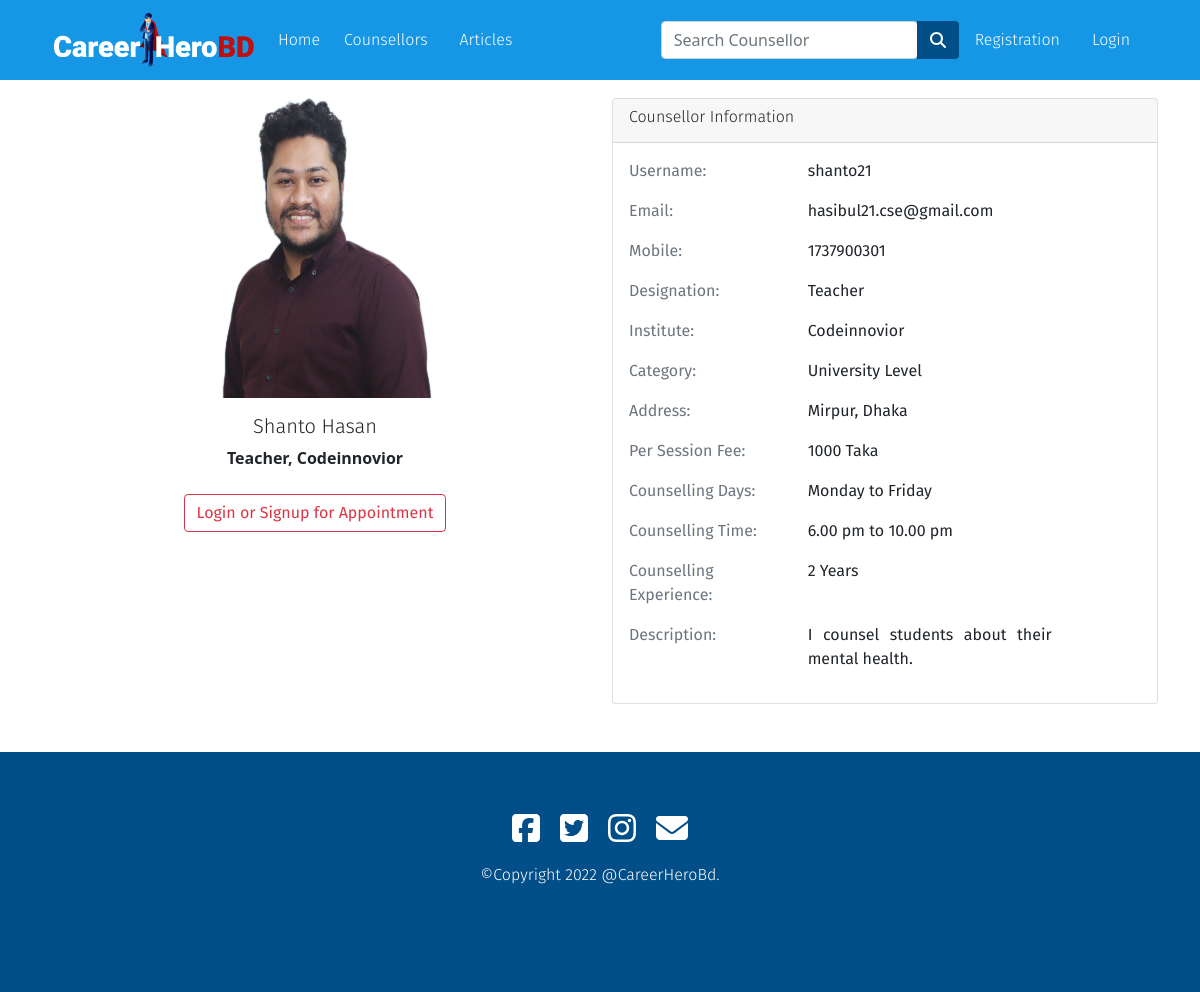
Page /counselor_profile/1/ on the earlier database version.
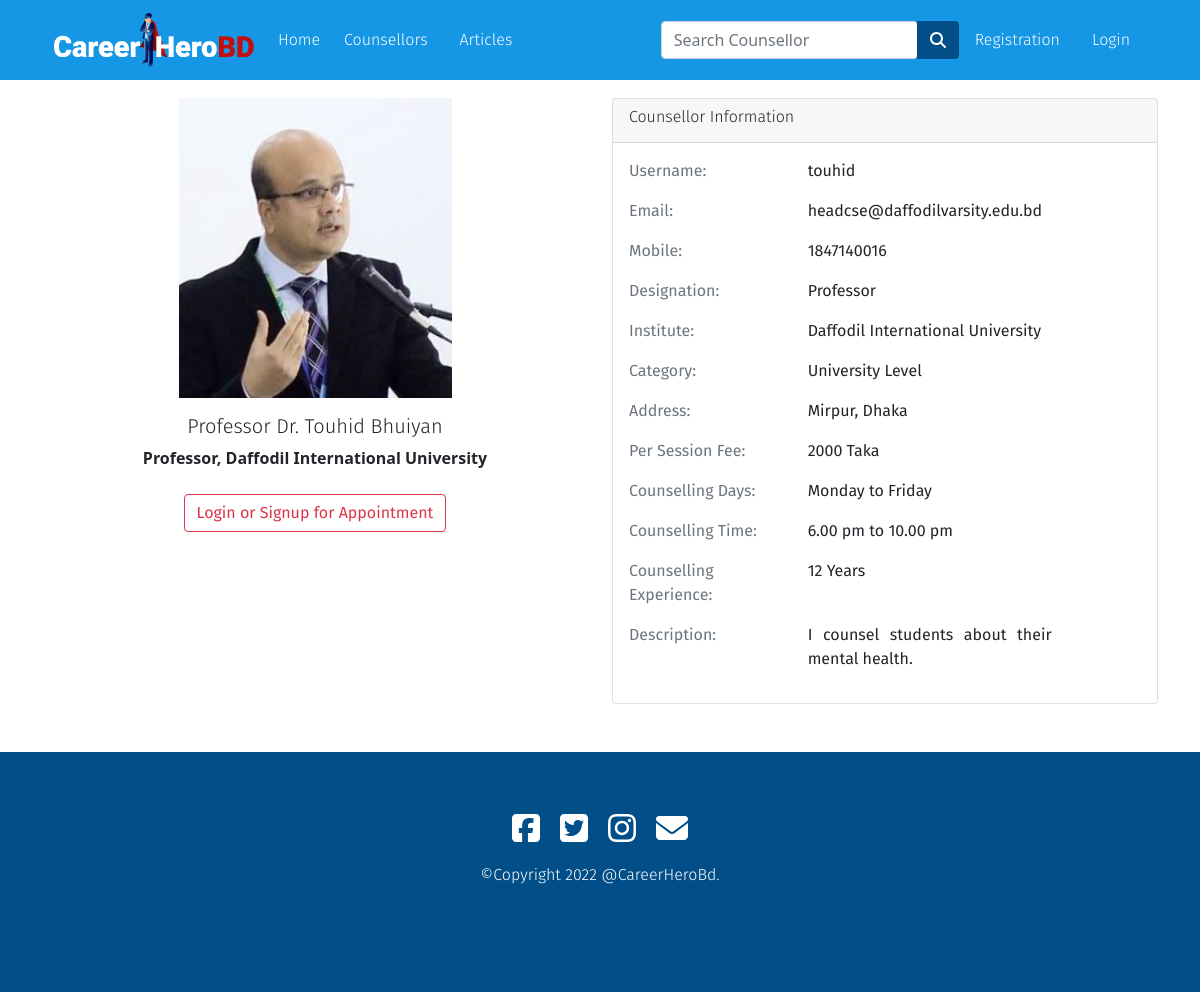
Same page on the later database version.
### app/models.py (models this page shows, shortened)
class Counselor(models.Model):
  user = models.ForeignKey(settings.AUTH_USER_MODEL,on_delete=models.CASCADE)
  name=models.CharField(max_length=30,blank=True,null=True)
  email = models.EmailField(max_length=40,blank=True,null=True)
  mobile = models.IntegerField(blank=True,null=True)
  image = models.ImageField(upload_to='images/',null=True,blank=True)
  designation = models.CharField(max_length=30,blank=True,null=True)
  institute = models.CharField(max_length=300,blank=True,null=True)
  category = models.CharField(max_length=50,choices=CATEGORIES,null=True,blank=True)
  address = models.CharField(max_length=100,blank=True,null=True)
  counselling_experience = models.IntegerField(blank=True,null=True)
  description = models.TextField(max_length=2000,blank=True,null=True)
  per_session_fee = models.IntegerField(blank=True,null=True)
  counselling_day=models.CharField(max_length=100,null=True,blank=True)
  counselling_time=models.CharField(max_length=100,null=True,blank=True)

class User(AbstractUser):
  is_counselor= models.BooleanField(default=False)
  is_student = models.BooleanField(default=False)

### app/views.py (the view)
# urls.py: path('counselor_profile/<int:pk>/',views.counselor_profile,name="counselor_profile"),
def counselor_profile(request,pk):
  counselor = Counselor.objects.get(pk=pk)
  thread = ThreadModel.objects.filter(pk=pk)
  message_list = MessageModel.objects.filter(thread__pk__contains=pk)
  context = {'counselor':counselor,'thread':thread,'message_list':message_list,}
  return render(request, 'app/counselorProfile.html',context)

### app/templates/app/counselorProfile.html (shortened to what the changed rows need)
{% extends 'app/base.html' %}
{% load static %}
{% block main-content %}
<div class="container my-5" style="padding-top: 50px;">
  <div class="row ">
    <div class="col-md-6">
      <div class="card align-items-center" style="border: none;">
        {% if counselor.image %}
        <img src="{{ counselor.image.url }}" alt="" width="50%" height="300px">
        {% else %}
        <img src="{% static 'app/images/img/profile1.jpg' %}" alt="" width="50%" height="300px">
        {% endif %}
        <div class="card-body text-center">
          <h5 class="card-title text-center">{{counselor.name}}</h5>
          <div class="card-text text-center">
            <b>{{counselor.designation}}, {{counselor.institute}}</b>
          </div>
          <br>
          {% if counselor.user.pk == request.user.pk %}
          <a href="{% url 'counselor_form' counselor.id %}" role="button" class="btn styled_btn">Edit Profile</a>
          <a href="{% url 'article_new'  %}" role="button" class="btn styled_btn">Write Article</a>
          {% elif request.user.is_student %}
          <a href="{% url 'appoinmentForm' counselor.id  %}" role="button" class="btn styled_btn text-center">Request an
            Appointment</a>
          <a href="{% url 'create-thread'  %}" role="button" class="btn styled_btn text-center">Message</a>
          {% elif request.user.is_counselor %}
          <div></div>
          {% elif not request.user.is_authenticated %}
          <a href="{% url 'login'   %}" role="button" class="btn btn-outline-danger text-center">Login or Signup for Appointment</a>
          {% endif %}
        </div>
      </div>
    </div>
    <div class="col-md-6">
      <div class="card">
        <div class="card-body">
          <div class="row">
            <div class="col-6">
              <p><b> {{ counselor.user.username }}</b></p>
            </div>
          </div>
          <div class="row">
            <div class="col-6">
              <p><b> {{ counselor.email }}</b></p>
            </div>
          </div>
          <div class="row">
            <div class="col-6">
              <p><b> {{ counselor.mobile }}</b></p>
            </div>
          </div>
          <div class="row">
            <div class="col-6">
              <p><b> {{ counselor.designation }}</b></p>
            </div>
          </div>
          <div class="row">
            <div class="col-6">
              <p><b> {{ counselor.institute }}</b></p>
            </div>
          </div>
          <div class="row">
            <div class="col-6">
              <p><b> {{ counselor.category }}</b></p>
            </div>
          </div>
          <div class="row">
            <div class="col-6">
              <p><b> {{ counselor.address }}</b></p>
            </div>
          </div>
          <div class="row">
            <div class="col-6">
              <p><b> {{ counselor.per_session_fee }} Taka</b></p>
            </div>
          </div>
          <div class="row">
            <div class="col-6">
              <p><b> {{ counselor.counselling_day }} </b></p>
            </div>
          </div>
          <div class="row">
            <div class="col-6">
              <p><b> {{ counselor.counselling_time }}</b></p>
            </div>
          </div>
          <div class="row">
            <div class="col-6">
              <p><b> {{ counselor.counselling_experience }} Years</b></p>
            </div>
          </div>
          <div class="row">
            <div class="col-6">
              <p><b> {{ counselor.description }}</b></p>
            </div>
          </div>
        </div>
      </div>
    </div>
  </div>
</div>
{% endblock main-content %}

Differences in the rows shown:
changed Counselor "University Level": image: a different picture; name "Shanto Hasan" → "Professor Dr. Touhid Bhuiyan"; designation "Teacher" → "Professor"; institute "Codeinnovior" → "Daffodil International University"; user.username "shanto21" → "touhid"; email "hasibul21.cse@gmail.com" → "headcse@daffodilvarsity.edu.bd"; mobile "1737900301" → "1847140016"; per_session_fee "1000" → "2000"; counselling_experience "2" → "12"
